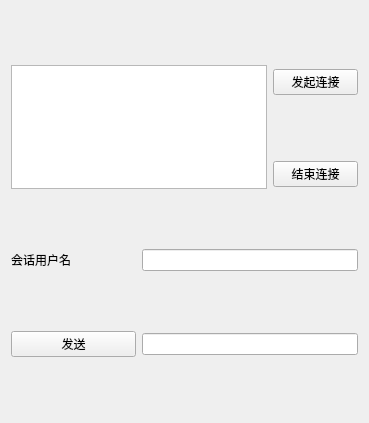
<?xml version="1.0" encoding="UTF-8"?>
<ui version="4.0">
 <class>Widget</class>
 <widget class="QWidget" name="Widget">
  <property name="geometry">
   <rect>
    <x>0</x>
    <y>0</y>
    <width>369</width>
    <height>423</height>
   </rect>
  </property>
  <property name="windowTitle">
   <string>Widget</string>
  </property>
  <layout class="QGridLayout" name="gridLayout">
   <item row="2" column="1" colspan="2">
    <widget class="QLineEdit" name="lineEdit_2"/>
   </item>
   <item row="3" column="0">
    <widget class="QPushButton" name="pushButton">
     <property name="text">
      <string>发送</string>
     </property>
    </widget>
   </item>
   <item row="3" column="1" colspan="2">
    <widget class="QLineEdit" name="lineEdit"/>
   </item>
   <item row="0" column="0" rowspan="2" colspan="2">
    <widget class="QTextBrowser" name="textBrowser"/>
   </item>
   <item row="2" column="0">
    <widget class="QLabel" name="label">
     <property name="text">
      <string>会话用户名</string>
     </property>
    </widget>
   </item>
   <item row="0" column="2">
    <widget class="QPushButton" name="pushButton_2">
     <property name="text">
      <string>发起连接</string>
     </property>
    </widget>
   </item>
   <item row="1" column="2">
    <widget class="QPushButton" name="pushButton_3">
     <property name="text">
      <string>结束连接</string>
     </property>
    </widget>
   </item>
  </layout>
 </widget>
 <layoutdefault spacing="6" margin="11"/>
 <resources/>
 <connections/>
</ui>
